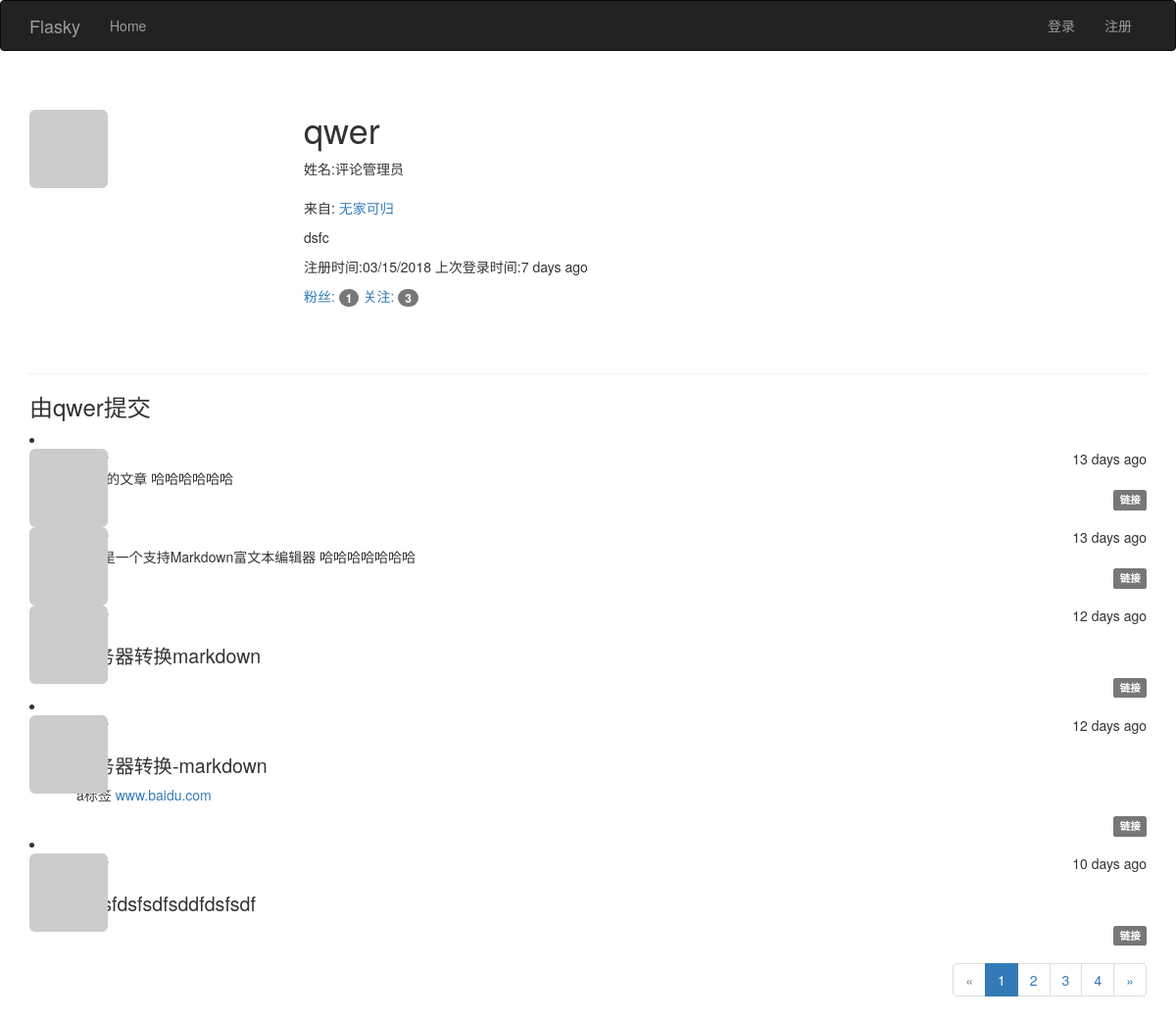
The page /user/qwer on the database its author committed.
### app/models.py (models this page shows, shortened)
class User(UserMixin, db.Model):
	__tablename__ = 'users'
	id = db.Column(db.Integer, primary_key=True)
	email = db.Column(db.String(64), unique=True, index=True)
	username = db.Column(db.String(), unique=True, index=True)
	password_hash = db.Column(db.String(128))
	name = db.Column(db.String(64))
	location = db.Column(db.String(64))
	about_me = db.Column(db.Text())
	avatar_hash = db.Column(db.String(32))
	member_since = db.Column(db.DateTime(), default=datetime.utcnow)
	last_seen = db.Column(db.DateTime(), default=datetime.utcnow)
	confirmed = db.Column(db.Boolean, default=False)
	role_id = db.Column(db.Integer, db.ForeignKey('roles.id'))
	posts = db.relationship('Post', backref='author', lazy='dynamic')
	followers = db.relationship('Follow', foreign_keys=[Follow.followed_id],
								backref=db.backref('followed', lazy='joined'),
								lazy='dynamic',
								cascade='all, delete-orphan'
								)
	followed = db.relationship('Follow', foreign_keys=[Follow.follower_id],
							   backref=db.backref('follower', lazy='joined'),
							   lazy='dynamic',
							   cascade='all, delete-orphan'
							   )
	comments = db.relationship('Comment', backref='author', lazy='dynamic')
	def gravatar(self, size=100, default='monsterid', rating='g'):
		if request.is_secure:
			url = 'https://secure.gravatar.com/avatar'
		else:
			url = 'http://www.gravatar.com/avatar'
		hash = self.avatar_hash or hashlib.md5(self.email.encode('utf-8')).hexdigest()
		return '{url}/{hash}?s={size}&d={default}&r={rating}'.format(
			url=url, hash=hash, size=size, default=default, rating=rating
		)
	@property
	def password(self):
		raise AttributeError('密码不是一个可读的属性')

class Post(db.Model):
	__tablename__ = 'posts'
	id = db.Column(db.Integer, primary_key=True)
	body = db.Column(db.Text)
	timestamp = db.Column(db.DateTime, index=True, default=datetime.utcnow)
	author_id = db.Column(db.Integer, db.ForeignKey('users.id'))
	body_html = db.Column(db.Text)
	comments = db.relationship('Comment', backref='post', lazy='dynamic')

### app/main/views.py (the view)
@main.route('/user/<username>')
def user(username):
	user = User.query.filter_by(username=username).first()
	if user is None:
		abort(404)
	page = request.args.get('page', 1, type=int)
	pagination = Post.query.filter_by(author=user).paginate(
		page, per_page=5 ,
		error_out=False
		)
	posts = pagination.items  # TODO 当前页的实例记录--列表
	return render_template('user.html', user=user, posts=posts, pagination=pagination)

### app/auth/views.py (called while the page is built)
@auth.before_app_request
def before_request():
	if current_user.is_authenticated:
		if not current_user.confirmed\
				and request.endpoint \
				and request.blueprint != 'auth' \
				and request.endpoint != 'static':
			return redirect(url_for('auth.unconfirmed'))

### app/main/__init__.py (called while the page is built)
@main.app_context_processor
def inject_permissions():
	return dict(Permission=Permission)

### app/models.py (called while the page is built)
	def can(self, permissions):
		return False

	def is_administrator(self):
		return False

### app/templates/user.html (shortened to what this page needs)
{% extends 'base.html' %}
{% import '_macros.html' as macros %}
{% block page_content %}
    <div class="page-header">
        <img class="img-rounded profile-thumbnail" src="{{ user.gravatar(size=256) }}" alt="">
        <div class="profile-header">
            <h1>{{ user.username }}</h1>
            {% if user.name or user.location %}
                <p>
                    {% if user.name %}
                        姓名:{{ user.name }}
                    {% endif %}
                    <br>
                    <br>
                    {% if user.location %}
                        来自:
                        <a href="https://map.baidu.com/" target="_blank">
                            {{ user.location }}
                        </a>
                    {% endif %}
                </p>
            {% endif %}
            {% if user.about_me %}
                <p>{{ user.about_me }}</p>
            {% endif %}
            <p>
                注册时间:{{ moment(user.member_since).format('L') }}
                上次登录时间:{{ moment(user.last_seen).fromNow() }}
            </p>
            <p>
                <a href="{{ url_for('main.followers', username=user.username) }}">
                    粉丝: <span class="badge">{{ user.followers.count() - 1}}</span>
                </a>
                <a href="{{ url_for('main.followed_by', username=user.username) }}">
                    关注: <span class="badge">{{ user.followed.count() - 1 }}</span>
                </a>
            </p>
        </div>
    </div>
    <h3> 由{{ user.username }}提交</h3>
    {% for post in posts %}
        {% if user == post.author %}
            <li class="post">
                <div class="post-thumbnail">
                    <a href="{{ url_for('.user', username=post.author.username) }}">
                        <img class="img-rounded profile-thumbnail" src="{{ post.author.gravatar(size=40) }}">
                    </a>
                </div>
                <div class="post-content">
                    <div class="post-date">{{ moment(post.timestamp).fromNow() }}</div>
                    <div class="post-author"><a href="{{ url_for('.user', username=post.author.username) }}">{{ post.author.username }}</a></div>
                    <div class="post-body">
                {% if post.body_html %}
                    {{ post.body_html | safe}}
                {% else %}
                    {{ post.body }}
                {% endif %}
            </div>
            <div class="post-footer">
                <a href="{{ url_for('main.post', id=post.id) }}">
                    <span class="label label-default">链接</span>
                </a>
            </div>
                </div>
            </li>
        {% endif %}
    {% endfor %}
    {% if pagination %}
        <div class="pagination">
            {{ macros.pagination_widget(pagination, 'main.user', username=user.username) }}
        </div>
    {% endif %}
{% endblock page_content %}

### app/templates/base.html (shortened to what this page needs)
{% extends "bootstrap/base.html" %}
{% block head %}
{{super() }}
<link rel="stylesheet" type="text/css" href="{{ url_for('static', filename='style.css') }}">
{% endblock head %}
{% block navbar %}
<div class="navbar navbar-inverse" role="navigation">
    <div class="container">
        <div class="navbar-header">
            <a class="navbar-brand" href="{{ url_for('main.index') }}">Flasky</a>
        </div>
        <div class="navbar-collapse collapse">
            <ul class="nav navbar-nav">
                <li><a href="{{ url_for('main.index')}}">Home</a></li>
            </ul>
            <ul class="nav navbar-nav navbar-right">
                {% if current_user.is_authenticated %}
                    <li class="dropdown">
                        <a href="#" class="dropdown-toggle" data-toggle="dropdown">
                            <img src="{{ current_user.gravatar(size=18) }}">
                            账户<b class="caret"></b>
                        </a>
                        <ul class="dropdown-menu">
                            <li><a href="{{ url_for('auth.change_password') }}">修改密码</a></li>
                            <li><a href="{{ url_for('auth.change_email_request') }}">修改电子邮箱</a></li>
                            <li><a href="{{ url_for('auth.logout') }}">退出</a></li>
                        </ul>
                    </li>
                {% else %}
                        <li><a href="{{ url_for('auth.login') }}">登录</a></li>
                {% endif %}
                <li><a href="{{ url_for('auth.register') }}">注册</a></li>
            </ul>
        </div>
    </div>
</div>
{% endblock %}
{% block content %}
<div class="container">
    {% block page_content %}{% endblock %}
</div>
{% endblock %}

### app/templates/_macros.html
{% macro pagination_widget(pagination, endpoint, fragment='') %}
<ul class="pagination">
    <li {% if not pagination.has_prev %} class="disabled"{% endif %}>
        <a href="
                {% if pagination.has_prev %}{{ url_for(endpoint, page=pagination.page - 1, **kwargs)}}{{ fragment }}
                {% else %}
                    #
                {% endif %}">
            &laquo;
        </a>
    </li>
    {% for p in pagination.iter_pages() %}
        {% if p %}
            {% if p == pagination.page %}
                <li class="active">
                    <a href="{{ url_for(endpoint, page = p, **kwargs) }}{{ fragment }}">
                        {{ p }}
                    </a>
                </li>
            {% else %}
                <li>
                    <a href="{{ url_for(endpoint, page=p, **kwargs) }}{{ fragment }}">
                        {{ p }}
                    </a>
                </li>
            {% endif %}
        {% else %}
            <li class="disabled">
                <a href="#">
                    &hellip;
                </a>
            </li>
        {% endif %}
    {% endfor %}
    <li {% if not pagination.has_next %} class="disabled" {% endif %}>
        <a href="{% if pagination.has_next %} {{ url_for(endpoint, page = pagination.page + 1, **kwargs) }}{{ fragment }}
                {% else %}
                    #
                {% endif %}">
        &raquo;
        </a>
    </li>
</ul>
{% endmacro %}

### app/static/style.css (style rules this page uses)
.profile-thumbnail { position: absolute; }
.profile-header { min-height: 260px; margin-left: 280px; }
div.post-date { float: right; }
div.post-author { font-weight: bold; }
div.post-thumbnail { position: absolute; }
div.post-content { margin-left: 48px; min-height: 48px; }
div.post-footer { text-align: right; }
div.pagination { width: 100%; text-align: right; padding: 0px; margin: 0px; }
.post-body h1 { font-size: 140%; }

### rows shown on the page
User: username "qwer", name "评论管理员", location "无家可归", about_me "dsfc", member_since "03/15/2018", last_seen "7 days ago"
Post: timestamp "13 days ago", body "qwer的文章 哈哈哈哈哈哈"
Post: timestamp "13 days ago", body "# 这是一个支持Markdown富文本编辑器 哈哈哈哈哈哈哈"
Post: timestamp "12 days ago", body_html "服务器转换markdown"
Post: timestamp "12 days ago", body_html "服务器转换-markdown a标签 www.baidu.com"
Post: timestamp "10 days ago", body_html "sfdsfdsfsdfsddfdsfsdf"

### other values the page prints
{{ user.followers.count() - 1 }} "1"
{{ user.followed.count() - 1 }} "3"
{{ p }} "1"
{{ p }} "2" "3" "4"
